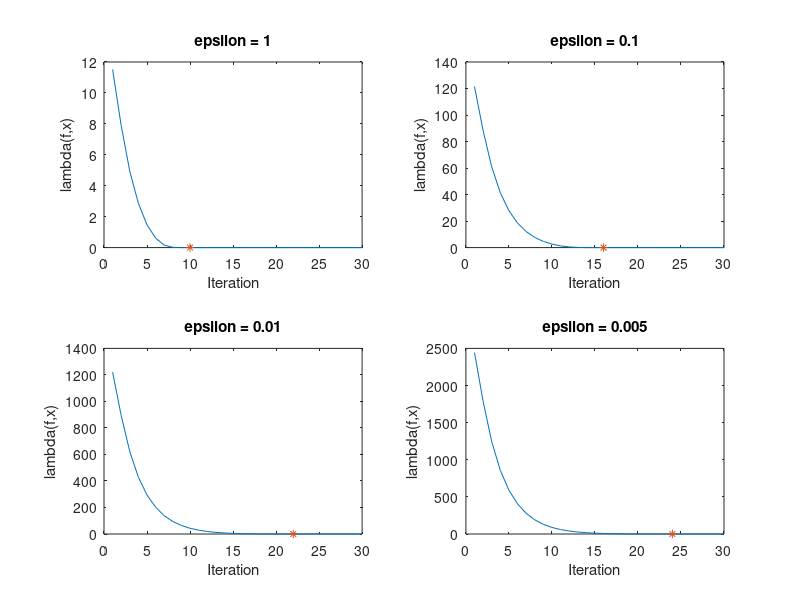

This chart was generated by the following MATLAB code:
clear;clc;
foo = @(epsilon, x) sum((1:10).*x)/epsilon - sum(log(1-x.^2));
grad_x = @(epsilon, x) (1:10)/epsilon - (1./(1+x) - 1./(1-x));
Hess_x = @(x) (1+x).^(-2) + (1-x).^(-2);
lambda_fx = @(epsilon, x) sqrt(sum(grad_x(epsilon, x).^2 .* (1./Hess_x(x))));
epsilon = [1; 0.1; 0.01; 0.005];
max_iter = 30;
record = zeros(4, max_iter);
record_iter = 1:4;


for ind = 1:4
    iter = 0;
    xt_1 = 0;
    xt   = 0;
    running_epsilon = epsilon(ind);
    running_lambda = lambda_fx(running_epsilon, xt_1);
    while running_lambda > 1e-6
        iter = iter + 1;
        disp(["Ind: ", num2str(ind), "iter: ", num2str(iter), "lambda: ", num2str(running_lambda)]);
        xt = xt_1 - 1/(1+running_lambda) .* (1./Hess_x(xt_1)) .* grad_x(running_epsilon, xt_1);
        running_lambda = lambda_fx(running_epsilon, xt);
        record(ind, iter) = running_lambda; 
        xt_1 = xt;
    end
    record_iter(ind) = iter;
end

% record visualization
figure;
subplot(221);
plot(record(1,:));
hold on;
plot(record_iter(1), 0, '*');
title("\epsilon = 1");
ylabel("\lambda(f,x)");
xlabel("Iteration");

subplot(222);
plot(record(2,:));
hold on;
plot(record_iter(2), 0, '*');
title("\epsilon = 0.1");
ylabel("\lambda(f,x)");
xlabel("Iteration");

subplot(223);
plot(record(3,:));
hold on;
plot(record_iter(3), 0, '*');
title("\epsilon = 0.01");
ylabel("\lambda(f,x)");
xlabel("Iteration");

subplot(224);
plot(record(4,:));
hold on;
plot(record_iter(4), 0, '*');
title("\epsilon = 0.005");
ylabel("\lambda(f,x)");
xlabel("Iteration");

